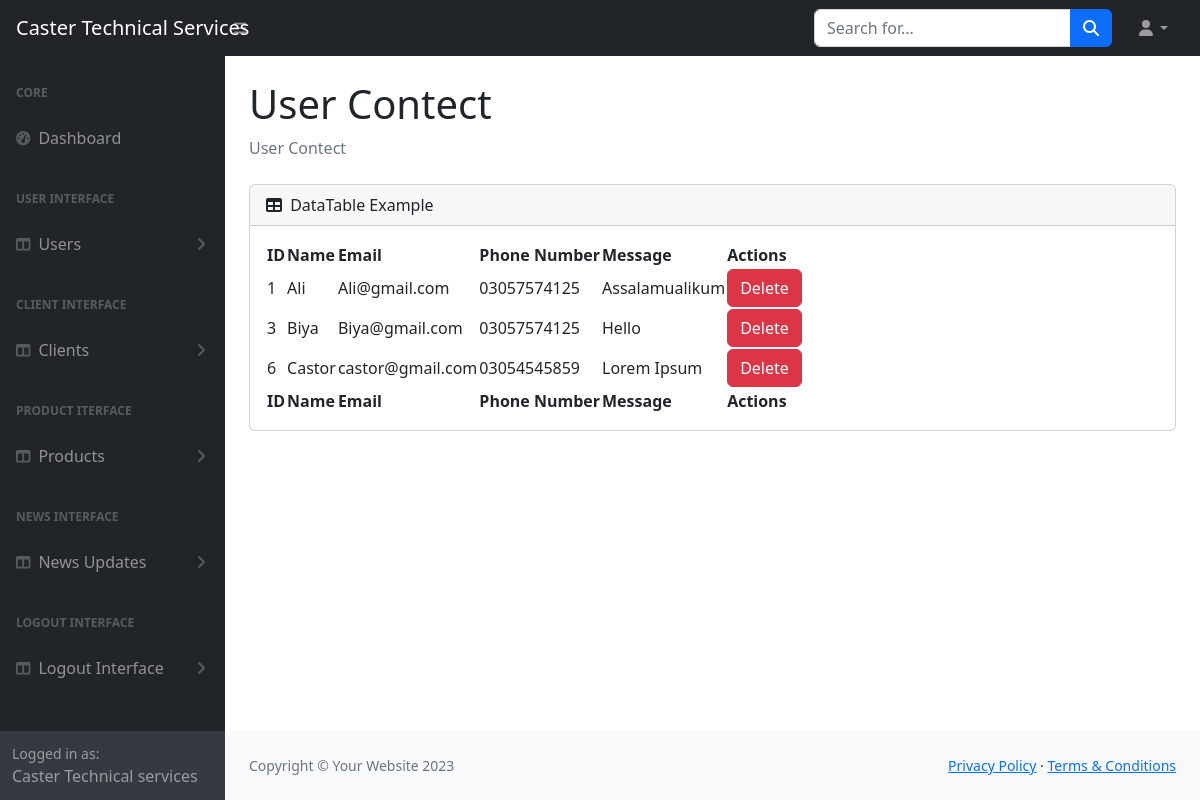
/adminpannel/usercontect.php, run on the app's committed database.
### tables this page shows
CREATE TABLE `contact` (
  `id` int(255) NOT NULL,
  `name` varchar(255) NOT NULL,
  `email` varchar(255) NOT NULL,
  `phone` varchar(255) NOT NULL,
  `message` varchar(255) NOT NULL
);

### adminpannel/usercontect.php (the view, shortened to what this page needs)
<!DOCTYPE html>
<html lang="en">
<head>
    <link href="https://cdn.jsdelivr.net/npm/simple-datatables@7.1.2/dist/style.min.css" rel="stylesheet" />
    <link href="css/styles.css" rel="stylesheet" />
</head>
<body class="sb-nav-fixed">
    <nav class="sb-topnav navbar navbar-expand navbar-dark bg-dark">
        <a class="navbar-brand ps-3" href="./dashboard.php ">Caster Technical Services</a>
        <button class="btn btn-link btn-sm order-1 order-lg-0 me-4 me-lg-0" id="sidebarToggle" href="#!"><i class="fas fa-bars"></i></button>
        <form class="d-none d-md-inline-block form-inline ms-auto me-0 me-md-3 my-2 my-md-0">
            <div class="input-group">
                <input class="form-control" type="text" placeholder="Search for..." aria-label="Search for..." aria-describedby="btnNavbarSearch" />
                <button class="btn btn-primary" id="btnNavbarSearch" type="button"><i class="fas fa-search"></i></button>
            </div>
        </form>
        <ul class="navbar-nav ms-auto ms-md-0 me-3 me-lg-4">
            <li class="nav-item dropdown">
                <a class="nav-link dropdown-toggle" id="navbarDropdown" href="#" role="button" data-bs-toggle="dropdown" aria-expanded="false"><i class="fas fa-user fa-fw"></i></a>
            </li>
        </ul>
    </nav>
    <div id="layoutSidenav">
        <div id="layoutSidenav_nav">
            <nav class="sb-sidenav accordion sb-sidenav-dark" id="sidenavAccordion">
                <div class="sb-sidenav-menu">
                    <div class="nav">
                        <div class="sb-sidenav-menu-heading">Core</div>
                        <a class="nav-link" href="./dashboard.php">
                            <div class="sb-nav-link-icon"><i class="fas fa-tachometer-alt"></i></div>
                            Dashboard
                        </a>
                        <div class="sb-sidenav-menu-heading">User Interface</div>
                        <a class="nav-link collapsed" href="#" data-bs-toggle="collapse" data-bs-target="#collapseLayouts" aria-expanded="false" aria-controls="collapseLayouts">
                            <div class="sb-nav-link-icon"><i class="fas fa-columns"></i></div>
                            Users
                            <div class="sb-sidenav-collapse-arrow"><i class="fas fa-angle-down"></i></div>
                        </a>
                        <div class="sb-sidenav-menu-heading">Client Interface</div>
                        <a class="nav-link collapsed" href="#" data-bs-toggle="collapse" data-bs-target="#collapseclients" aria-expanded="false" aria-controls="collapseLayouts">
                            <div class="sb-nav-link-icon"><i class="fas fa-columns"></i></div>
                            Clients
                            <div class="sb-sidenav-collapse-arrow"><i class="fas fa-angle-down"></i></div>
                        </a>
                        <div class="sb-sidenav-menu-heading">Product Iterface</div>
                        <a class="nav-link collapsed" href="#" data-bs-toggle="collapse" data-bs-target="#collapseproduct" aria-expanded="false" aria-controls="collapseLayouts">
                            <div class="sb-nav-link-icon"><i class="fas fa-columns"></i></div>
                            Products
                            <div class="sb-sidenav-collapse-arrow"><i class="fas fa-angle-down"></i></div>
                        </a>
                        <div class="sb-sidenav-menu-heading">News Interface</div>
                        <a class="nav-link collapsed" href="#" data-bs-toggle="collapse" data-bs-target="#collapsenews" aria-expanded="false" aria-controls="collapseLayouts">
                            <div class="sb-nav-link-icon"><i class="fas fa-columns"></i></div>
                            News Updates
                            <div class="sb-sidenav-collapse-arrow"><i class="fas fa-angle-down"></i></div>
                        </a>
                        <div class="sb-sidenav-menu-heading">Logout Interface</div>
                        <a class="nav-link collapsed" href="#" data-bs-toggle="collapse" data-bs-target="#collapselogout" aria-expanded="false" aria-controls="collapseLayouts">
                            <div class="sb-nav-link-icon"><i class="fas fa-columns"></i></div>
                            Logout Interface
                            <div class="sb-sidenav-collapse-arrow"><i class="fas fa-angle-down"></i></div>
                        </a>
                    </div>
                </div>
                <div class="sb-sidenav-footer">
                    <div class="small">Logged in as:</div>
                    Caster Technical services
                </div>
            </nav>
        </div>
        <div id="layoutSidenav_content">
            <main>
                <div class="container-fluid px-4">
                    <h1 class="mt-4">User Contect</h1>
                    <ol class="breadcrumb mb-4">
                        <li class="breadcrumb-item active">User Contect</li>
                    </ol>
                    <div class="card mb-4">
                        <div class="card-header">
                            <i class="fas fa-table me-1"></i>
                            DataTable Example
                        </div>
                        <div class="card-body">
                            <table id="datatablesSimple">
                                <thead>
                                    <tr>
                                        <th>ID</th>
                                        <th>Name</th>
                                        <th>Email</th>
                                        <th>Phone Number</th>
                                        <th>Message</th>
                                        <th>Actions</th>
                                    </tr>
                                </thead>
                                <tfoot>
                                    <tr>
                                        <th>ID</th>
                                        <th>Name</th>
                                        <th>Email</th>
                                        <th>Phone Number</th>
                                        <th>Message</th>
                                        <th>Actions</th>
                                    </tr>
                                </tfoot>
                                <tbody>
                                    <?php
                                    include('connection.php');
                                    $sql = "SELECT * FROM `contact`";
                                    $result = mysqli_query($conn, $sql);
                                    while ($row = mysqli_fetch_array($result)) {
                                    ?>
                                        <tr>
                                            <td><?php echo $row['id']; ?></td>
                                            <td><?php echo $row['name']; ?></td>
                                            <td><?php echo $row['email']; ?></td>
                                            <td><?php echo $row['phone']; ?></td>
                                            <td><?php echo $row['message']; ?></td>
                                            <td>
                                                <a href="delete_usercontect.php?id=<?php echo $row['id']; ?>"> <button class="btn btn-danger">Delete</button></a>
                                            </td>
                                        </tr>
                                    <?php
                                    }
                                    ?>
                                </tbody>
                            </table>
                        </div>
                    </div>
                </div>
            </main>
            <footer class="py-4 bg-light mt-auto">
                <div class="container-fluid px-4">
                    <div class="d-flex align-items-center justify-content-between small">
                        <div class="text-muted">Copyright &copy; Your Website 2023</div>
                        <div>
                            <a href="#">Privacy Policy</a>
                            &middot;
                            <a href="#">Terms &amp; Conditions</a>
                        </div>
                    </div>
                </div>
            </footer>
        </div>
    </div>
</body>
</html>

### data on the page
contact: id "1", name "Ali", email "Ali@gmail.com", phone "03057574125", message "Assalamualikum"
contact: id "3", name "Biya", email "Biya@gmail.com", phone "03057574125", message "Hello"
contact: id "6", name "Castor", email "castor@gmail.com", phone "03054545859", message "Lorem Ipsum"
